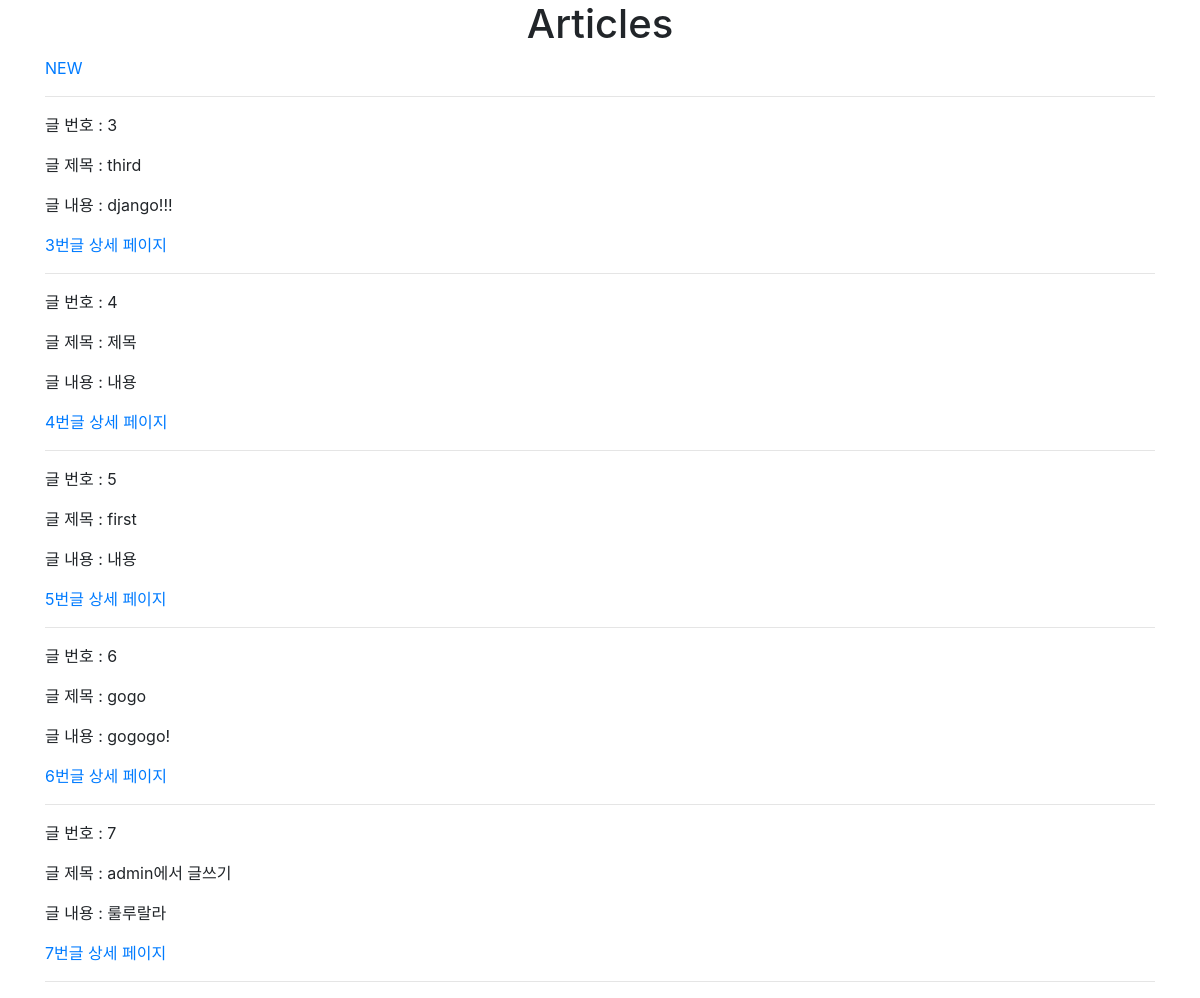
/articles/, run on an earlier commit of the app's database.
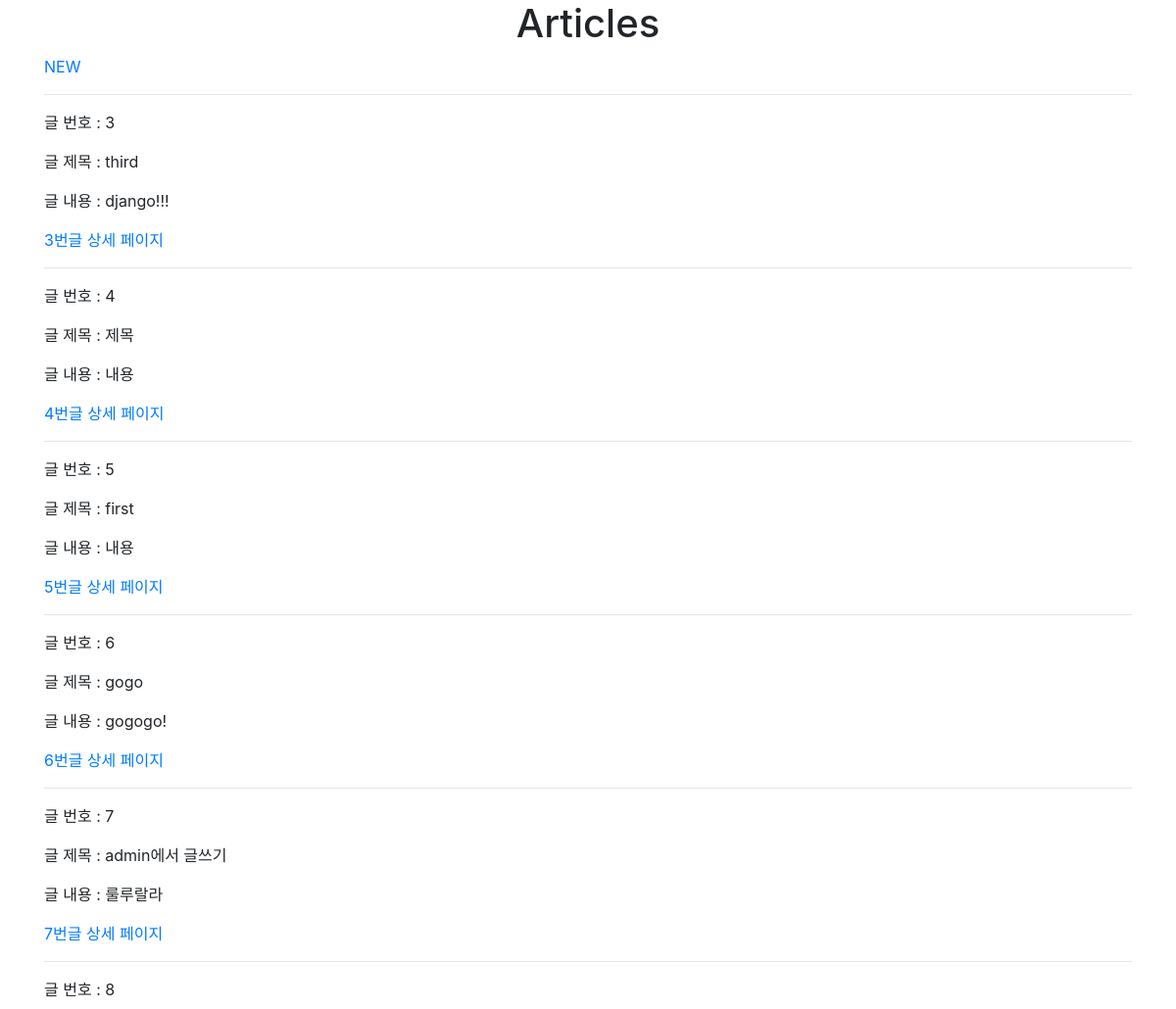
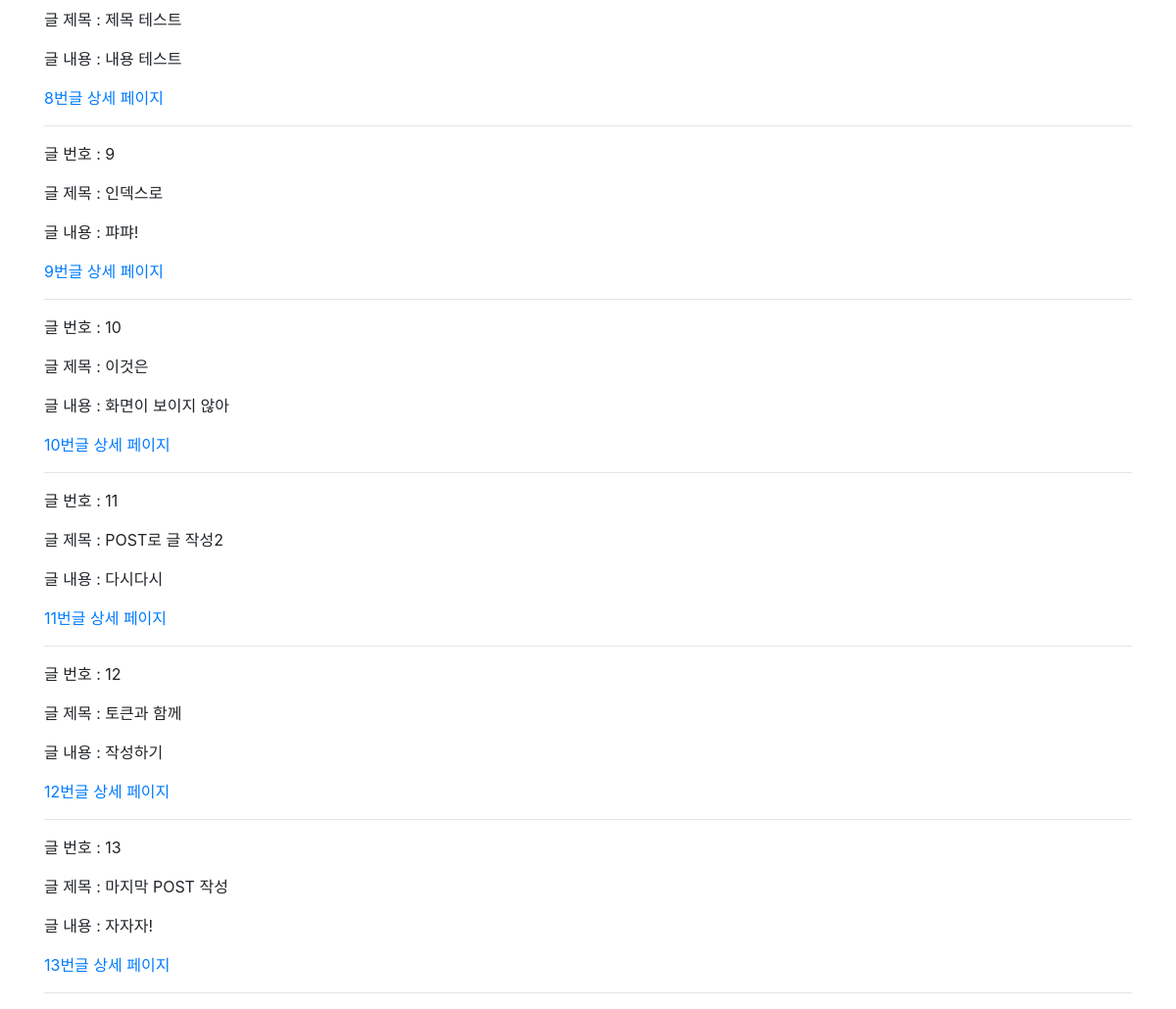
And on a later commit of the database (2 pictures, top to bottom).
### articles/models.py (models this page shows)
class Article(models.Model):
    title = models.CharField(max_length=20)
    content = models.TextField()
    created_at = models.DateTimeField(auto_now_add=True)
    updated_at = models.DateTimeField(auto_now=True)

### articles/views.py (the view)
# urls.py: path('', views.index, name='index'),
def index(request):
    articles = Article.objects.all() #ORM 문법이라 경고가 계속 뜨는 것임
    context = {
        'articles': articles,
    }
    return render(request, 'articles/index.html', context)

### articles/templates/articles/index.html
{% extends 'base.html' %}
{% block content %}
    <h1 class="text-center">Articles</h1>
    <a href="{% url 'articles:new' %}">NEW</a>
    <hr>
    {% for article in articles %}
    <p>글 번호 : {{ article.pk }}</p>
    <p>글 제목 : {{ article.title }}</p>
    <p>글 내용 : {{ article.content }}</p>
    <a href="{% url 'articles:detail' article.pk %}">{{article.pk}}번글 상세 페이지</a>
    <hr>
    {% endfor %}
{% endblock %}

What changed in the data, as far as the page shows it:
added Article: pk "8", title "제목 테스트", content "내용 테스트"
added Article: pk "9", title "인덱스로", content "퍄퍄!"
added Article: pk "10", title "이것은", content "화면이 보이지 않아"
added Article: pk "11", title "POST로 글 작성2", content "다시다시"
added Article: pk "12", title "토큰과 함께", content "작성하기"
added Article: pk "13", title "마지막 POST 작성", content "자자자!"
